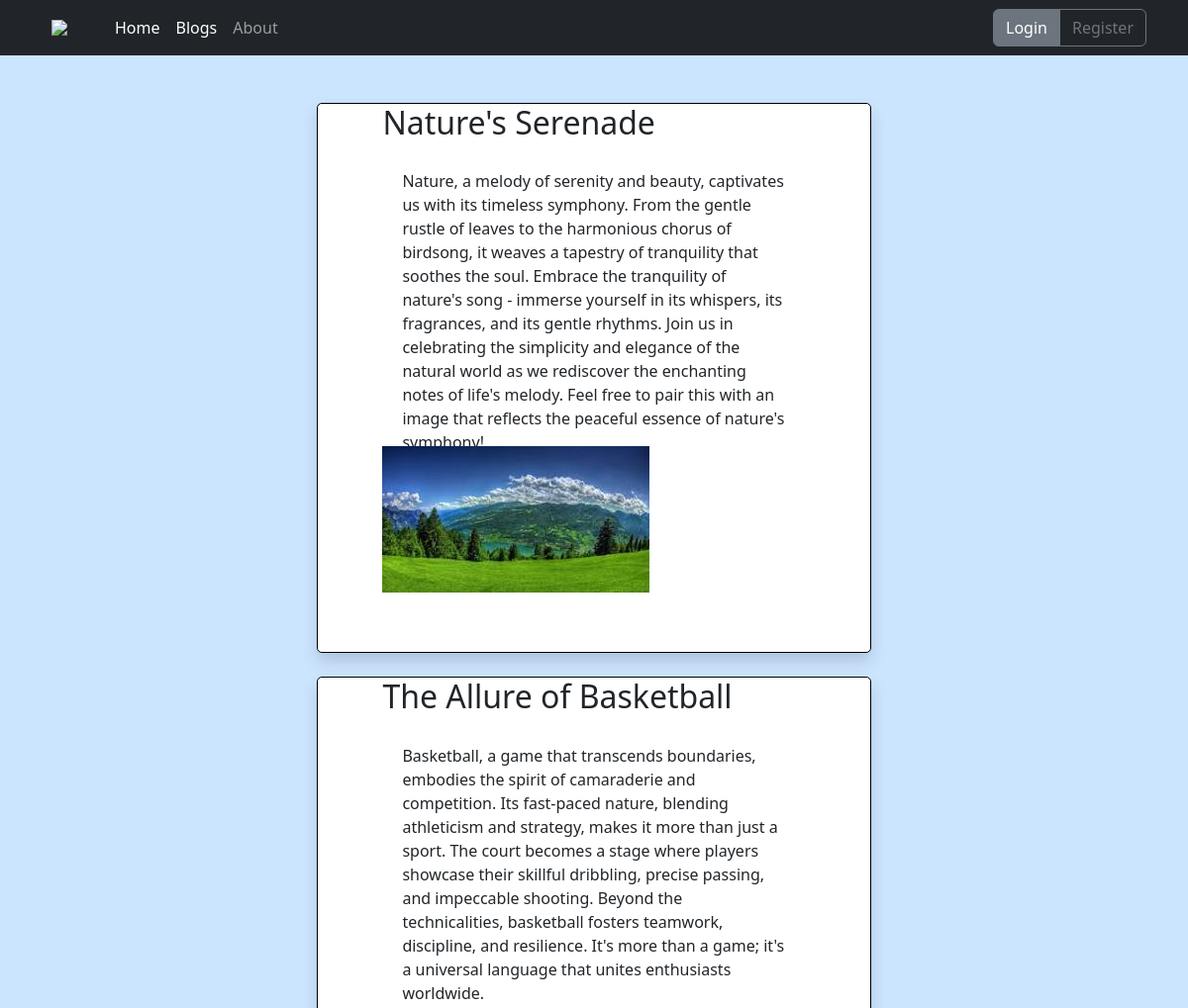
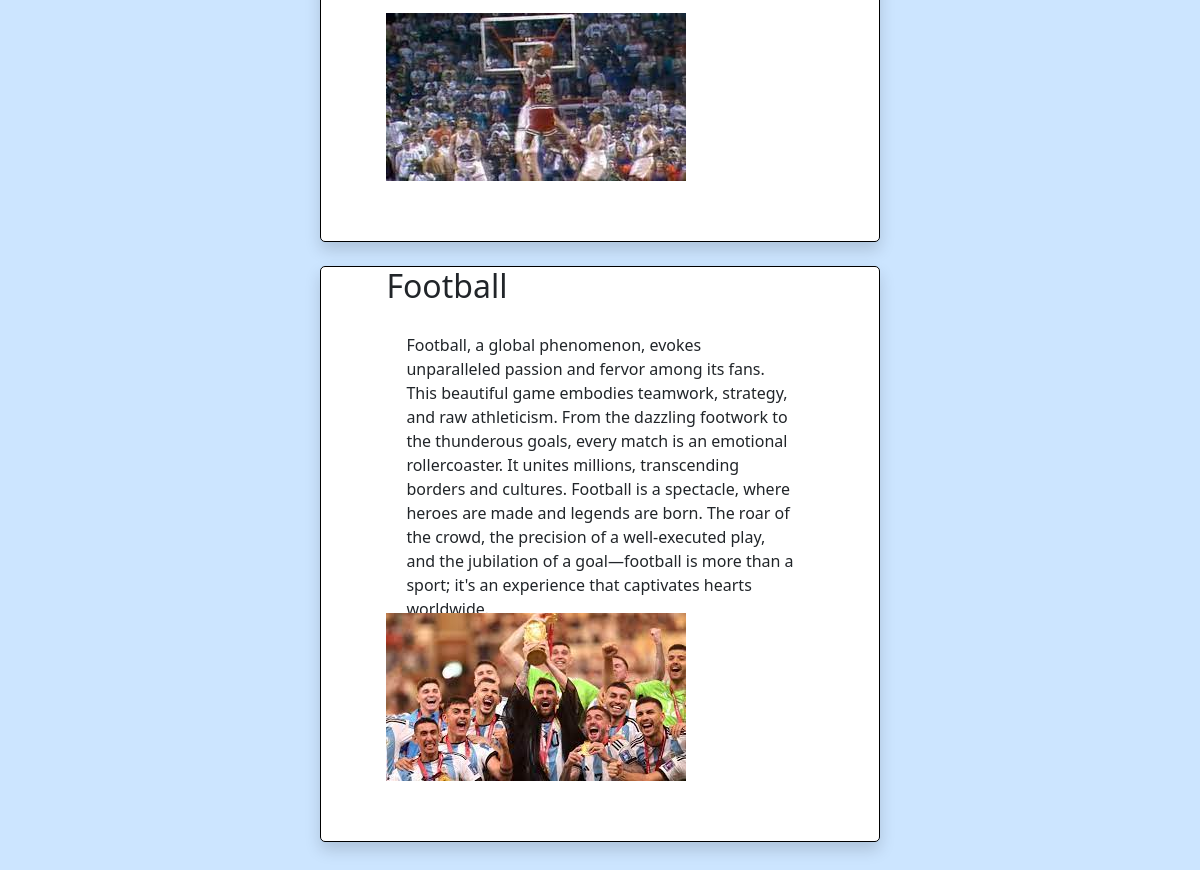
The page / on the database its author committed (2 pictures, top to bottom).
### models.py (models this page shows)
class Blog(db.Model):
    id = db.Column(db.Integer, primary_key=True)
    title = db.Column(db.String)
    content = db.Column(db.String)
    img = db.Column(db.String)
    user = db.Column(db.String)

### routes.py (the view)
@app.route("/")
def web():
    blogs = Blog.query.all()
    return render_template("blogs.html", blogs=blogs)

### templates/blogs.html (shortened to what this page needs)
{% extends "base.html" %}
{% block content %}
<div class="content-container">
    {% for blog in blogs %}
    <div class="container shadow mb-4 mt-2 blog-container">
        <div class="d-flex flex-column align-items-center">
            <div style="width: 80%;">
                <h2 style>{{ blog.title }}</h2>
                <div class="blog-content">
                    <p style="word-wrap: break-word;">{{ blog.content }}</p>
                </div>
                {% if blog.img %}
                <img src="/static/{{ blog.img }}" style="max-width: 100%; margin-bottom: 60px;">
                {% endif %}
            </div>
        </div>
    </div>
    {% endfor %}
</div>
{% endblock %}

### templates/base.html (shortened to what this page needs)
<!DOCTYPE html>
<html>
<head>
    <link href='https://cdn.jsdelivr.net/npm/bootstrap@5.3.2/dist/css/bootstrap.min.css' rel='stylesheet'
>
</head>
<body class="bg-subtle ">
{% include "navbar.html" %}
<div class="content-container">
    {% block content %}
    {% endblock %}
</div>
</body>
</html>

### templates/navbar.html (shortened to what this page needs)
<nav class="navbar navbar-expand-lg navbar-dark bg-dark">
    <div class="container">
        <a href="https://www.tbceducation.ge/" target="_blank">
            <img src="https://www.tbcbank.ge/tbcpw.portal-public-theme/images/tbc/tbc-logo-ka_GE.svg"  style="width: 200px; margin: 10px; margin-right: 40px  ">
        </a>
        <div class="collapse navbar-collapse" id="navbarNav">
            <ul class="navbar-nav">
                <li class="nav-item">
                    <a class="nav-link active" href="/home">Home</a>
                </li>
                <li class="nav-item">
                    <a class="nav-link active" href="/">Blogs</a>
                </li>
                <li class="nav-item">
                    <a class="nav-link" href="/about">About</a>
                </li>
            </ul>
        </div>
        {% if current_user.is_authenticated %}
        <div class="btn btn-secondary">{{current_user.username}}</div>
        <a class="btn btn-danger" href="/logout">Logout</a>
        {% else %}
        <form class="d-flex btn-group" role="search">
            <a class="btn btn-secondary" href="/login">Login</a>
            <a class="btn btn-outline-secondary" href="/register">Register</a>
        </form>
        {% endif %}
    </div>
</nav>

### templates/base.html (style rules this page uses)
body { background-color: #CCE5FF; margin: 0; padding: 0; }
.content-container { padding: 20px; }

### templates/blogs.html (style rules this page uses)
.content-container { background-color: #CCE5FF; padding: 20px; }
.blog-container { background-color: white; max-width: 50%; margin: 10px auto; border: 1px black solid; border-radius: 5px; overflow: hidden; position: relative; }
.blog-content { padding: 20px; height: 300px; overflow-y: auto; }

### rows shown on the page
Blog: title "Nature's Serenade", content "Nature, a melody of serenity and beauty, captivates us with its timeless symphony. From the gentle rustle of leaves to the harmonious chorus of birdsong, it weaves a tapestry of tranquility that soothes the soul. Embrace the tranquility of nature's song - immerse yourself in its whispers, its fragrances, and its gentle rhythms. Join us in celebrating the simplicity and elegance of the natural world as we rediscover the enchanting notes of life's melody. Feel free to pair this with an image that reflects the peaceful essence of nature's…", img (picture)
Blog: title "The Allure of Basketball", content "Basketball, a game that transcends boundaries, embodies the spirit of camaraderie and competition. Its fast-paced nature, blending athleticism and strategy, makes it more than just a sport. The court becomes a stage where players showcase their skillful dribbling, precise passing, and impeccable shooting. Beyond the technicalities, basketball fosters teamwork, discipline, and resilience. It's more than a game; it's a universal language that unites enthusiasts worldwide.", img (picture)
Blog: title "Football", content "Football, a global phenomenon, evokes unparalleled passion and fervor among its fans. This beautiful game embodies teamwork, strategy, and raw athleticism. From the dazzling footwork to the thunderous goals, every match is an emotional rollercoaster. It unites millions, transcending borders and cultures. Football is a spectacle, where heroes are made and legends are born. The roar of the crowd, the precision of a well-executed play, and the jubilation of a goal—football is more than a sport; it's an experience that captivates hearts…", img (picture)
